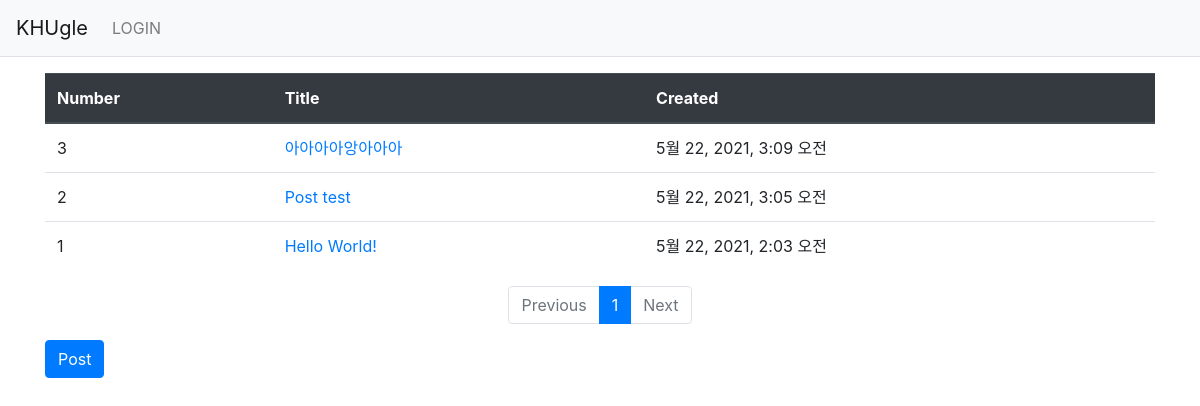
/KHUgle/, run on an earlier commit of the app's database.
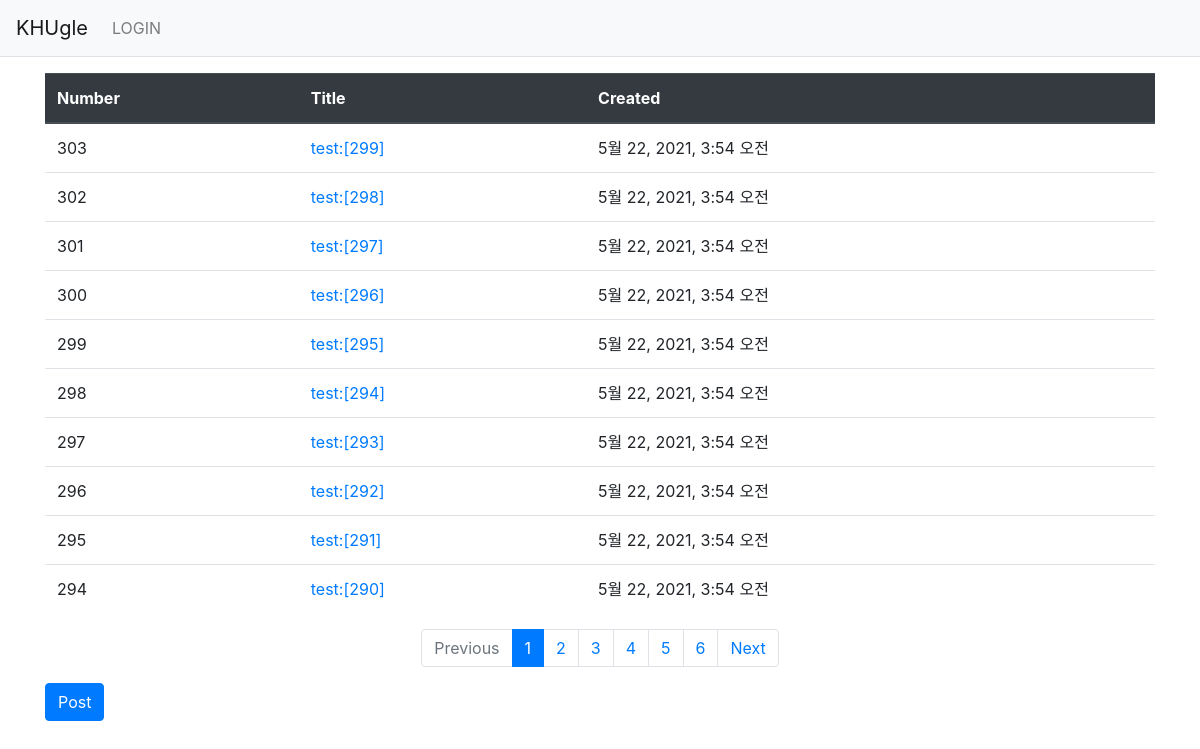
And on a later commit of the database.
### KHUgle/models.py (models this page shows, shortened)
class Post(models.Model):
    title = models.CharField(max_length=144)
    content = models.TextField()
    created_at = models.DateTimeField(auto_now_add=True)
    updated_at = models.DateTimeField(auto_now=True)

### KHUgle/views.py (the view)
# urls.py: path('', views.index, name='index'),                      #KHUgle의 인덱스 페이지 --> view로 매핑
def index(request):
    page = request.GET.get('page', '1')             # 페이지
    post_list = Post.objects.order_by('-created_at')  #post_list는 생성 시간 역순 정렬
    paginator = Paginator(post_list, 10)            # 페이지에 10개씩 묶기
    page_obj = paginator.get_page(page)
    context = {'post_list': page_obj}               # page_obj를 불러오기
    return render(request, 'KHUgle/post_list.html', context)   #해당 html를 불러오며 context 전송

### KHUgle/templatetags/KHUgle_filter.py (called while the page is built)
@register.filter
def sub(value, arg):
    return value - arg

### templates/KHUgle/post_list.html
{% extends 'Base/base.html' %}
{% load KHUgle_filter %}
{% block content %}
<div class="container my-3">
    <table class="table">
        <thead>
        <tr class="thead-dark">
            <th>Number</th>
            <th>Title</th>
            <th>Created</th>
        </tr>
        </thead>
        <tbody>
        {% if post_list %}
        {% for post in post_list %}
        <tr>
            <td>{{ post_list.paginator.count|sub:post_list.start_index|sub:forloop.counter0|add:1 }}</td>
            <td>
                <a href="{% url 'KHUgle:detail' post.id %}">{{ post.title }}</a>
            </td>
            <td>{{ post.created_at }}</td>
        </tr>
        {% endfor %}
        {% else %}
        <tr>
            <td colspan="3">EMPTY</td>
        </tr>
        {% endif %}
        </tbody>
    </table>
    <ul class="pagination justify-content-center">
        {% if post_list.has_previous %}
        <li class="page-item">
            <a class="page-link" href="?page={{ post_list.previous_page_number }}">Previous</a>
        </li>
        {% else %}
        <li class="page-item disabled">
            <a class="page-link" tabindex="-1" aria-disabled="true" href="#">Previous</a>
        </li>
        {% endif %}
        {% for page_number in post_list.paginator.page_range %}
        {% if page_number >= post_list.number|add:-5 and page_number <= post_list.number|add:5 %}
            {% if page_number == post_list.number %}
            <li class="page-item active" aria-current="page">
                <a class="page-link" href="?page={{ page_number }}">{{ page_number }}</a>
            </li>
            {% else %}
            <li class="page-item">
                <a class="page-link" href="?page={{ page_number }}">{{ page_number }}</a>
            </li>
            {% endif %}
        {% endif %}
        {% endfor %}
        {% if post_list.has_next %}
        <li class="page-item">
            <a class="page-link" href="?page={{ post_list.next_page_number }}">Next</a>
        </li>
        {% else %}
        <li class="page-item disabled">
            <a class="page-link" tabindex="-1" aria-disabled="true" href="#">Next</a>
        </li>
        {% endif %}
    </ul>
    <a href="{% url 'KHUgle:post_create' %}" class="btn btn-primary">Post</a>
</div>
{% endblock %}

What changed in the data, as far as the page shows it:
no longer on this page (row unchanged): Post: paginator.count|sub "3", title "아아아아앙아아아", created_at "5월 22, 2021, 3:09 오전"
no longer on this page (row unchanged): Post: paginator.count|sub "2", title "Post test", created_at "5월 22, 2021, 3:05 오전"
no longer on this page (row unchanged): Post: paginator.count|sub "1", title "Hello World!", created_at "5월 22, 2021, 2:03 오전"
added Post: paginator.count|sub "303", title "test:[299]", created_at "5월 22, 2021, 3:54 오전"
added Post: paginator.count|sub "302", title "test:[298]", created_at "5월 22, 2021, 3:54 오전"
added Post: paginator.count|sub "301", title "test:[297]", created_at "5월 22, 2021, 3:54 오전"
added Post: paginator.count|sub "300", title "test:[296]", created_at "5월 22, 2021, 3:54 오전"
added Post: paginator.count|sub "299", title "test:[295]", created_at "5월 22, 2021, 3:54 오전"
added Post: paginator.count|sub "298", title "test:[294]", created_at "5월 22, 2021, 3:54 오전"
added Post: paginator.count|sub "297", title "test:[293]", created_at "5월 22, 2021, 3:54 오전"
added Post: paginator.count|sub "296", title "test:[292]", created_at "5월 22, 2021, 3:54 오전"
added Post: paginator.count|sub "295", title "test:[291]", created_at "5월 22, 2021, 3:54 오전"
added Post: paginator.count|sub "294", title "test:[290]", created_at "5월 22, 2021, 3:54 오전"
Also different on the page:
new list line: "2"
new list line: "3"
new list line: "4"
new list line: "5"
new list line: "6"
